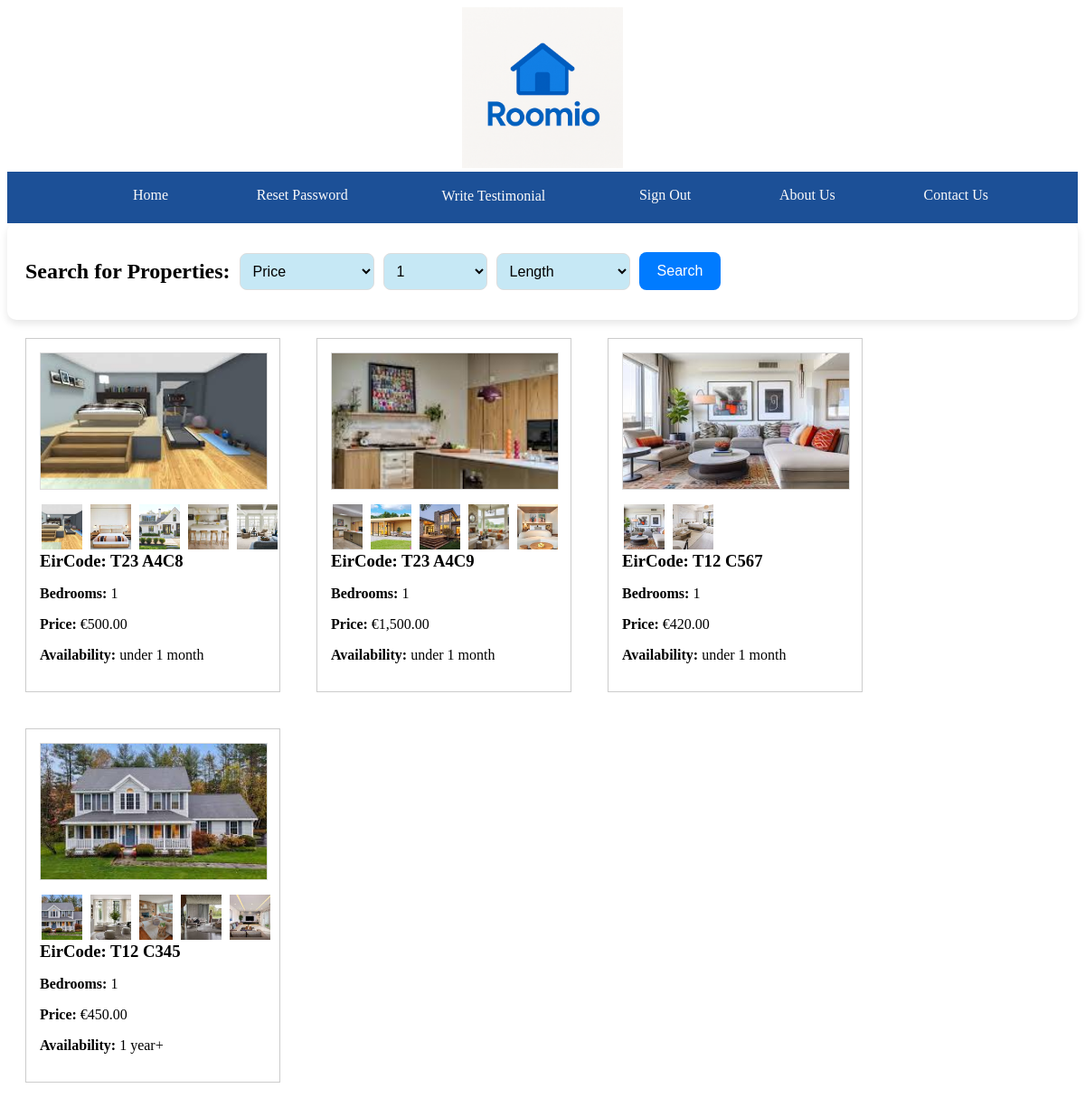
The page /Tenant.php?bedrooms=1 on the database its author committed.
### tables this page shows
CREATE TABLE `property` (
  `Id` int(10) NOT NULL,
  `EirCode` varchar(10) NOT NULL,
  `Landlord` varchar(50) NOT NULL,
  `Bedroom` int(10) NOT NULL,
  `Price` decimal(10,2) NOT NULL,
  `Availability` varchar(50) NOT NULL
);

### Tenant.php (the view, shortened to what this page needs)
<?php
    $host = "localhost";
    $user = "root";
    $pass = "";
    $db   = "dzt_db";
    $conn = new mysqli($host, $user, $pass, $db);
    $sql = "
    SELECT p.Id, p.EirCode, p.Landlord, p.Bedroom, p.Price, p.Availability,
           GROUP_CONCAT(pi.image_name) AS images
    FROM property p
    LEFT JOIN property_images pi ON p.Id = pi.property_id
    WHERE 1
    ";
    if (!empty($_GET)) {
        if (!empty($_GET['bedrooms'])) {
            $bedrooms = (int) $_GET['bedrooms'];
            $sql .= " AND p.Bedroom = $bedrooms";
        }
    }
    $sql .= " GROUP BY p.Id";
    $result = $conn->query($sql);
?>
<!DOCTYPE html>
<html lang="en">
    <head>
    <link rel="stylesheet" href="All.css">
    </head>
    <body>
        <div id="page">
            <div id="header">
            <img src="images/logo.png" alt="Logo" style="width: 15%; height: auto;">
        </div>
        <div id="Nav">
            <ul>
                <li><a href="Home.php">Home</a></li>
                <li><a href="ResetPasswordTenant.html">Reset Password</a></li>
                <li><button type="button" id="toggleFormBtn" class="nav-btn" onclick="toggleAddPropertyForm()">Write Testimonial</button></li>
                <li><a href="LogoutTenant.php">Sign Out</a></li>
                <li><a href="images/FirstCV.pdf">About Us</a></li>
                <li><a href="mailto:'longkai.zhang@student.griffith.ie'">Contact Us</a></li>
            </ul>
        </div>
        <div id="page">
        <div id="header">
            <div id="search">
            <form method="GET" id="searchForm">
                <h2>Search for Properties:</h2>
                <select name="price" id="rentalPrice">
                    <option value="">Price</option>
                </select>
                <select name="bedrooms" id="bedrooms">
                    <option value="1" <?= (($_GET['bedrooms'] ?? '') == '1') ? 'selected' : '' ?>>1</option>
                </select>
                <select name="length" id="tenancyLength">
                    <option value="">Length</option>
                </select>
                <button class="search-button" type="submit">Search</button>
            </form>
            </div>
        </div>
        <?php
            if ($result->num_rows > 0) {
                while ($row = $result->fetch_assoc()) {
                    $images = !empty($row['images']) ? explode(",", $row['images']) : [];
                    $mainImg = $images[0] ?? "placeholder.jpg";
                    echo "<div class='property'>";
                    echo "<img src='uploads/" . htmlspecialchars($mainImg) . "' class='main-image' id='main-{$row['Id']}'>";
                    if (!empty($images)) {
                        echo "<div class='thumbnails'>";
                        foreach ($images as $img) {
                            echo "<img src='uploads/" . htmlspecialchars($img) . "' onclick=\"changeImage('main-{$row['Id']}', 'uploads/" . htmlspecialchars($img) . "')\">";
                        }
                        echo "</div>";
                    }
                    echo "<h3>EirCode: " . htmlspecialchars($row['EirCode']) . "</h3>";
                    echo "<p><strong>Bedrooms:</strong> " . htmlspecialchars($row['Bedroom']) . "</p>";
                    echo "<p><strong>Price:</strong> €" . htmlspecialchars(number_format($row['Price'], 2)) . "</p>";
                    echo "<p><strong>Availability:</strong> " . htmlspecialchars($row['Availability']) . "</p>";
                    echo "</div>";
                }
            }
            else {
                echo "<p>No properties found.</p>";
            }
        ?>
    </body>
</html>

### All.css (style rules this page uses)
body #header { align-items: center; margin: auto; text-align: center; }
body #Nav { background-color: rgb(28, 80, 151); padding: 0.1%; }
body #Nav ul { display: flex; list-style-type: none; justify-content: space-evenly; color: #fbfafa; font-family:Georgia, 'Times New Roman', Times, serif; }
body #Nav ul a { color: #fbfafa; text-decoration: none; }
body #Nav ul button.nav-btn { background: none; border: none; color: #fbfafa; font-family: Georgia, 'Times New Roman', Times, serif; font-size: inherit; border-bottom: 3px rgb(28, 80, 151) solid; }
#search { background-color: #ffffff; display: flex; padding: 20px; border-radius: 10px; box-shadow: 0 4px 8px rgba(0, 0, 0, 0.1); }
#searchForm { display: flex; align-items: center; }
#rentalPrice, #bedrooms, #tenancyLength { padding: 10px; font-size: 16px; border: 1px solid #ddd; border-radius: 8px; margin-left: 10px; background-color: #c6e8f5; transition: box-shadow 0.3s ease; }
.search-button { padding: 12px 20px; margin-left: 10px; font-size: 16px; background-color: #007BFF; color: #fff; border: none; border-radius: 8px; cursor: pointer; transition: background-color 0.3s ease, transform 0.3s ease; }

### Tenant.php (style rules this page uses)
.property { border: 1px solid #ccc; margin: 20px; padding: 15px; width: 250px; display: inline-block; vertical-align: top; }
.main-image { width: 100%; height: 150px; object-fit: cover; border: 1px solid #ddd; margin-bottom: 10px; }
.thumbnails { display: flex; gap: 5px; }
.thumbnails img { width: 45px; height: 50px; object-fit: cover; cursor: pointer; border: 2px solid transparent; }
h3 { margin: 0; }

### rows shown on the page
property: shows a picture, EirCode "T23 A4C8", Bedroom "1", Price "500.00", Availability "under 1 month"
property: shows a picture, EirCode "T23 A4C9", Bedroom "1", Price "1,500.00", Availability "under 1 month"
property: shows a picture, EirCode "T12 C567", Bedroom "1", Price "420.00", Availability "under 1 month"
property: shows a picture, EirCode "T12 C345", Bedroom "1", Price "450.00", Availability "1 year+"
